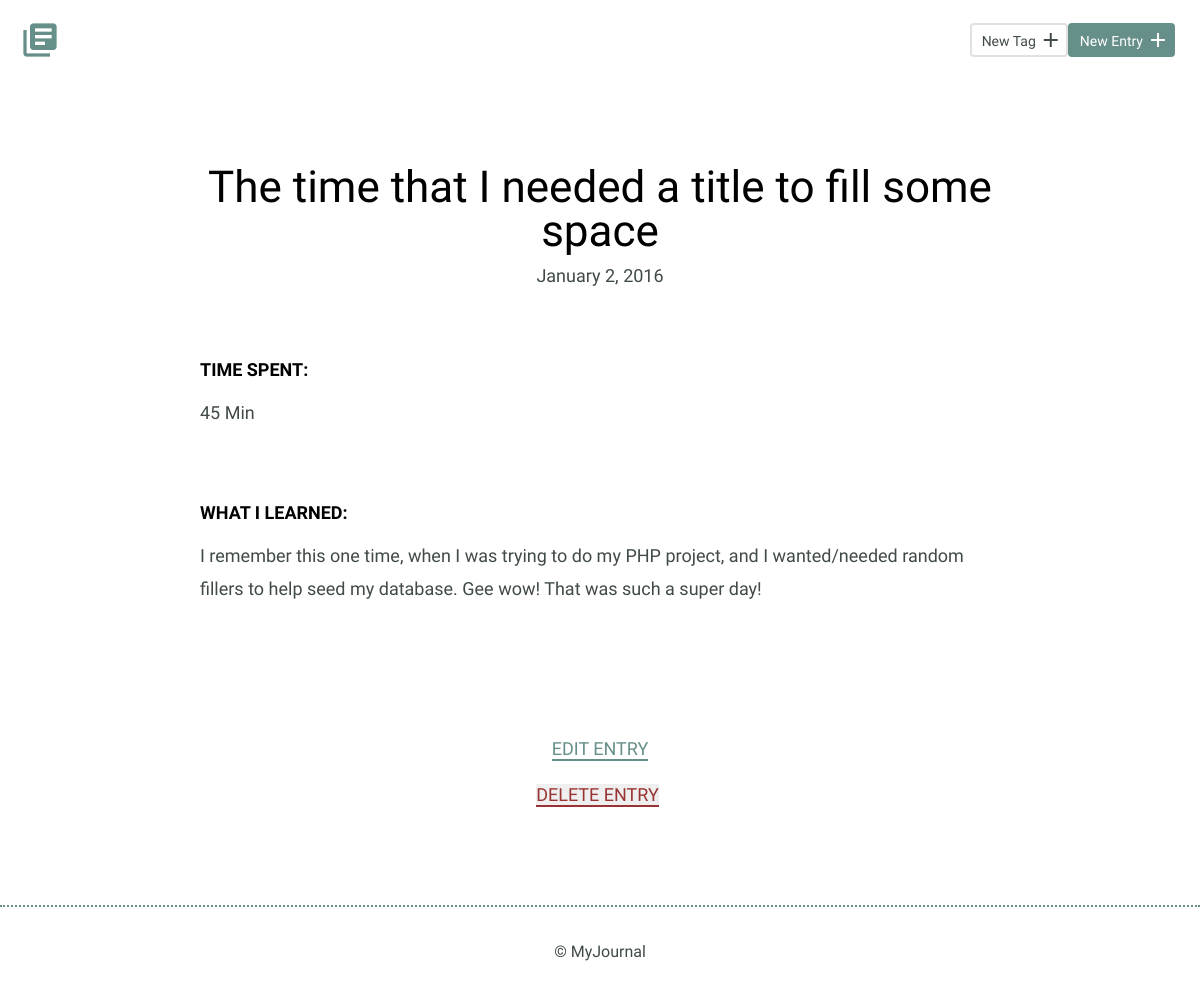
The page /detail.php?id=4 on the database as committed earlier.
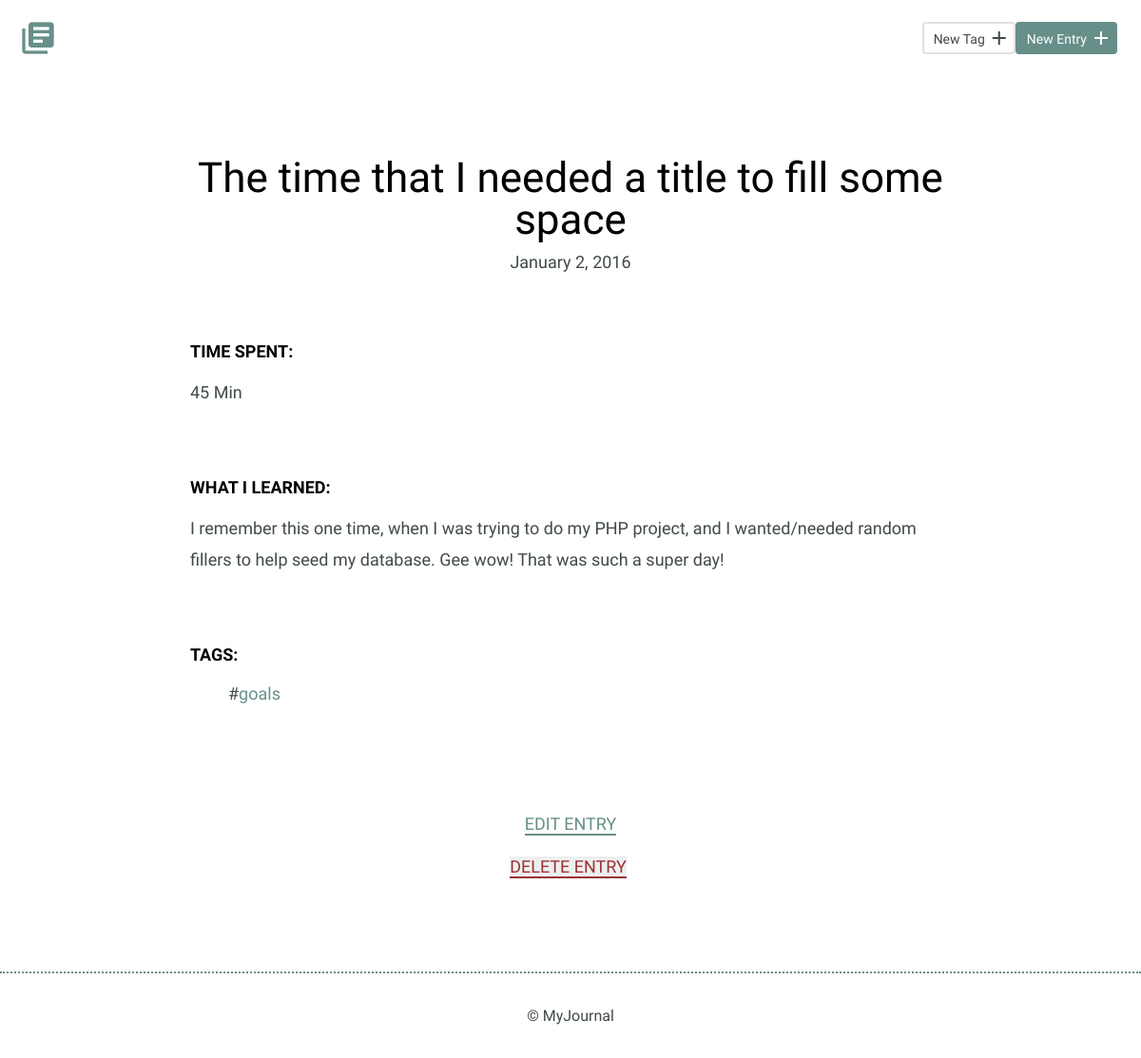
The same page on the database as committed later.
### tables this page shows
CREATE TABLE "tags" (
	"id"	INTEGER PRIMARY KEY AUTOINCREMENT UNIQUE,
	"title"	TEXT NOT NULL UNIQUE
);

### inc/connection.php (called while the page is built)
<?php
try {
  $db = new PDO('sqlite:' . __DIR__ . '/journal.db');
  $db->setAttribute(PDO::ATTR_ERRMODE, PDO::ERRMODE_EXCEPTION);
  return $db;
} catch (Exception $ex) {
  echo $ex->get_message();
  die();
}

### inc/functions.php (called while the page is built, shortened)
<?php
function get_entry($id) {
  include('connection.php');
  $sql = 'SELECT * FROM entries WHERE id = ?';
  try {
    $results = $db->prepare($sql);
    $results->bindValue(1, $id, PDO::PARAM_INT);
    $results->execute();
    return $results->fetch();
  } catch(Exception $ex) {
    echo $ex->get_message();
    return false;
  }
}
function get_entry_tags($entry_id) {
  include('connection.php');
  $sql = 'SELECT tags.id, title
          FROM entries_tags
          LEFT JOIN tags
          ON tag_id = tags.id
          WHERE entry_id = ?;';
  try {
    $results = $db->prepare($sql);
    $results->bindValue(1, $entry_id, PDO::PARAM_INT);
    $results->execute();
    return $results->fetchAll(PDO::FETCH_ASSOC);
  } catch(Exceptoin $ex) {
    echo $ex->get_message();
    return false;
  }
}

### detail.php (the view, shortened to what this page needs)
<?php
include('inc/functions.php');
include('inc/header.php');
if (isset($_GET['id'])) {
    $entry = get_entry(filter_input(INPUT_GET, 'id', FILTER_SANITIZE_NUMBER_INT));
    $tags = get_entry_tags($entry['id']);
} else {
    echo '<h2>No Journal Entry Selected</h2>';
    die();
}
?>
<section>
  <div class="container">
    <div class="entry-list single">
      <article>
        <h1><?php echo $entry['title'] ?></h1>
        <?php
        $date = date('F j, Y', strtotime($entry['date']));
        echo '<time datetime="' . $entry['date'] . '">' . $date . '</time>';
        ?>
        <div class="entry">
          <h3>Time Spent: </h3>
          <p><?php echo ucwords($entry['time_spent']) ?></p>
        </div>
        <div class="entry">
          <h3>What I Learned:</h3>
          <p>
          <?php echo $entry['learned'] ?>
          </p>
        </div>
        <?php
        if(!empty($tags)) {
          echo '<div class="entry">';
          echo '<h3>Tags:</h3>';
          echo '<ul class="tags">';
          foreach($tags as $tag) {
            echo '<li><a href="index.php?tag=' . $tag['title'] . '" >' . $tag['title'] . '</a></li>';
          }
          echo '</ul>';
          echo '</div>';
        }
        ?>
      </article>
    </div>
  </div>
  <div class="edit">
    <p>
      <a href="entry.php?id=<?php echo $entry['id'] ?>">Edit Entry</a >
      <?php
      echo '<form action="entry.php" method="post">';
      echo '<input type="submit" value="DELETE ENTRY" name="delete" class="link" />';
      echo '</form>'
      ?>
    </p>
  </div>
</section>
<?php
include('inc/footer.php');
?>

Rows that differ between the two databases and show on the page:
added tags: title "goals"
Other text that changed with them:
text now shown: "TAGS:"
